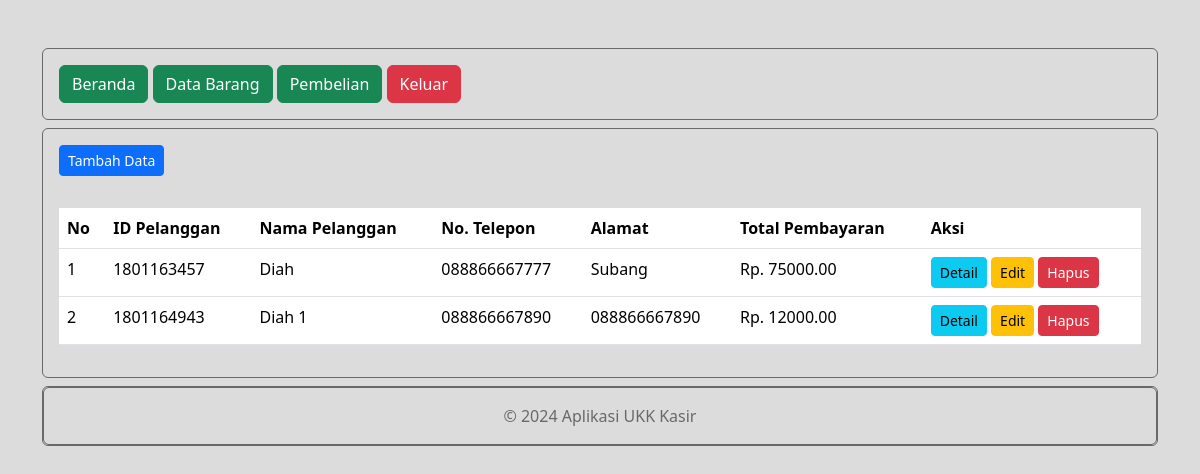
Screenshot of /kasir_alvini/petugas/pembelian.php (signed in) with the database file from the repository.
### tables this page shows
CREATE TABLE `penjualan` (
  `PenjualanID` int(11) NOT NULL,
  `TanggalPenjualan` date NOT NULL,
  `TotalHarga` decimal(10,2) NOT NULL,
  `PelangganID` int(11) NOT NULL
);

CREATE TABLE `pelanggan` (
  `PelangganID` int(11) NOT NULL,
  `NamaPelanggan` varchar(255) NOT NULL,
  `Alamat` text NOT NULL,
  `NomorTelepon` varchar(15) NOT NULL
);

### kasir_alvini/petugas/pembelian.php (the view, shortened to what this page needs)
<?php
include "header.php";
include "navbar.php";
?>
<div class="card mt-2">
	<div class="card-body">
		<button type="button" class="btn btn-primary btn-sm" data-bs-toggle="modal" data-bs-target="#tambah-data">
			Tambah Data
		</button>
	</div>
	<div class="card-body">
		<table class="table">
			<thead>
				<tr>
					<th>No</th>
					<th>ID Pelanggan</th>
					<th>Nama Pelanggan</th>
					<th>No. Telepon</th>
					<th>Alamat</th>
					<th>Total Pembayaran</th>
					<th>Aksi</th>
				</tr>
			</thead>
			<tbody>
				<?php
				include '../koneksi.php';
				$no = 1;
				$data = mysqli_query($koneksi,"SELECT * FROM pelanggan INNER JOIN penjualan ON pelanggan.PelangganID=penjualan.PelangganID");
				while($d = mysqli_fetch_array($data)){
					?>
					<tr>
						<td><?php echo $no++; ?></td>
						<td><?php echo $d['PelangganID']; ?></td>
						<td><?php echo $d['NamaPelanggan']; ?></td>
						<td><?php echo $d['NomorTelepon']; ?></td>
						<td><?php echo $d['Alamat']; ?></td>
						<td>Rp. <?php echo $d['TotalHarga']; ?></td>
						<td>
							<a class="btn btn-info btn-sm" href="detail_pembelian.php?PelangganID=<?php echo $d['PelangganID']; ?>">Detail</a>
							<button type="button" class="btn btn-warning btn-sm" data-bs-toggle="modal" data-bs-target="#edit-data<?php echo $d['PelangganID']; ?>">
								Edit
							</button>
							<button type="button" class="btn btn-danger btn-sm" data-bs-toggle="modal" data-bs-target="#hapus-data<?php echo $d['PelangganID']; ?>">
								Hapus
							</button>
						</td>
					</tr>
				<?php } ?>
			</tbody>
		</table>
	</div>
</div>
<?php
include "footer.php";
?>

### kasir_alvini/petugas/pembelian.php (style rules this page uses)
.card { background-color: #dcdcdc; border: 1px solid #696969; }
.card-body { color: #696969; }
body { background-color: #dcdcdc; }

### rows the page displays
penjualan: PelangganID "1801163457", PelangganID.NamaPelanggan "Diah", PelangganID.NomorTelepon "088866667777", PelangganID.Alamat "Subang", TotalHarga "75000.00"
penjualan: PelangganID "1801164943", PelangganID.NamaPelanggan "Diah 1", PelangganID.NomorTelepon "088866667890", PelangganID.Alamat "088866667890", TotalHarga "12000.00"
